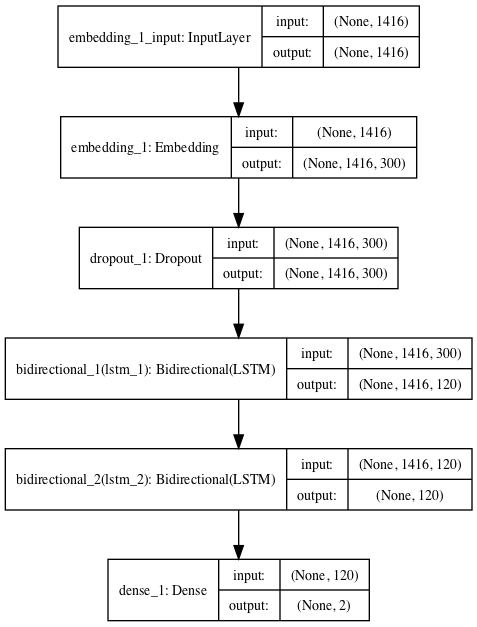

Recreate this plot in Python.
# max len = 56
from __future__ import absolute_import
from __future__ import print_function

import logging
import os
import sys

import numpy as np
import pandas as pd
from keras import Sequential
from keras.layers import Embedding, Dropout, Bidirectional, LSTM, Dense
from keras.utils import plot_model
from matplotlib import pyplot as plt
from tensorflow import keras

import pickle

# from keras.models import Model
# from keras.layers import Dense, Dropout, Embedding, LSTM, GRU, Bidirectional, Input, RepeatVector, Permute, TimeDistributed
# from keras.preprocessing import sequence

# from keras.utils import np_utils

# maxlen = 56
batch_size = 100
nb_epoch = 10
hidden_dim = 120

kernel_size = 3
nb_filter = 60

test = pd.read_csv("corpus/imdb/testData.tsv", header=0,
                   delimiter="\t", quoting=3)


def get_idx_from_sent(sent, word_idx_map):
    """
    Transforms sentence into a list of indices. Pad with zeroes.
    """
    x = []
    words = sent.split()
    for word in words:
        if word in word_idx_map:
            x.append(word_idx_map[word])
        else:
            x.append(1)

    return x


def make_idx_data(revs, word_idx_map, maxlen=60):
    """
    Transforms sentences into a 2-d matrix.
    """
    X_train, X_test, X_dev, y_train, y_dev = [], [], [], [], []
    for rev in revs:
        sent = get_idx_from_sent(rev['text'], word_idx_map)
        y = rev['y']

        if rev['split'] == 1:
            X_train.append(sent)
            y_train.append(y)
        elif rev['split'] == 0:
            X_dev.append(sent)
            y_dev.append(y)
        elif rev['split'] == -1:
            X_test.append(sent)

    X_train = keras.preprocessing.sequence.pad_sequences(np.array(X_train), maxlen=maxlen)
    X_dev = keras.preprocessing.sequence.pad_sequences(np.array(X_dev), maxlen=maxlen)
    X_test = keras.preprocessing.sequence.pad_sequences(np.array(X_test), maxlen=maxlen)
    # X_valid = sequence.pad_sequences(np.array(X_valid), maxlen=maxlen)
    y_train = keras.utils.to_categorical(np.array(y_train))
    y_dev = keras.utils.to_categorical(np.array(y_dev))
    # y_valid = np.array(y_valid)

    return [X_train, X_test, X_dev, y_train, y_dev]


if __name__ == '__main__':
    program = os.path.basename(sys.argv[0])
    logger = logging.getLogger(program)

    logging.basicConfig(format='%(asctime)s: %(levelname)s: %(message)s')
    logging.root.setLevel(level=logging.INFO)
    logger.info(r"running %s" % ''.join(sys.argv))

    logging.info('loading data...')
    # pickle_file = os.path.join('pickle', 'vader_movie_reviews_glove.pickle3')
    # pickle_file = sys.argv[1]
    pickle_file = os.path.join('pickle', 'imdb_train_val_test.pickle3')

    revs, W, word_idx_map, vocab, maxlen = pickle.load(open(pickle_file, 'rb'))
    logging.info('data loaded!')

    X_train, X_test, X_dev, y_train, y_dev = make_idx_data(revs, word_idx_map, maxlen=maxlen)

    n_train_sample = X_train.shape[0]
    logging.info("n_train_sample [n_train_sample]: %d" % n_train_sample)

    n_test_sample = X_test.shape[0]
    logging.info("n_test_sample [n_train_sample]: %d" % n_test_sample)

    len_sentence = X_train.shape[1]  # 200
    logging.info("len_sentence [len_sentence]: %d" % len_sentence)

    max_features = W.shape[0]
    logging.info("num of word vector [max_features]: %d" % max_features)

    num_features = W.shape[1]  # 400
    logging.info("dimension of word vector [num_features]: %d" % num_features)

    # Keras Model
    # this is the placeholder tensor for the input sequence
    model = Sequential()
    model.add(
        Embedding(input_dim=max_features, output_dim=num_features, input_length=maxlen, mask_zero=True, weights=[W],
                  trainable=False))
    # embedded = Embedding(input_dim=max_features, output_dim=num_features, input_length=maxlen, weights=[W], trainable=False) (sequence)
    model.add(Dropout(0.25))

    # bi-directional LSTM
    model.add(Bidirectional(LSTM(hidden_dim // 2, recurrent_dropout=0.25, return_sequences=True)))
    model.add(Bidirectional(LSTM(hidden_dim // 2, recurrent_dropout=0.25)))
    # 将多个LSTM堆叠
    # bi-directional GRU
    # hidden = Bidirectional(GRU(hidden_dim//2, returrent_dropout=0.25, return_sequences=True)) (embedded)
    # hidden = Bidirectional(GRU(hidden_dim//2, recurrent_dropout=0.25)) (hidden)
    # 将多个GRU堆叠
    model.add(Dense(2, activation='softmax'))

    model.compile(loss='categorical_crossentropy', optimizer='adam', metrics=['acc'])
    print('plot model...')

    plot_model(model, to_file='imdb_stacked_lstm.png')
    history = model.fit(X_train, y_train, validation_data=[X_dev, y_dev], batch_size=batch_size, epochs=nb_epoch)
    y_pred = model.predict(X_test, batch_size=batch_size)
    y_pred = np.argmax(y_pred, axis=1)

    result_output = pd.DataFrame(data={"id": test["id"], "sentiment": y_pred})

    # Use pandas to write the comma-separated output file
    # result_output.to_csv("./result/bi-lstm.csv", index=False, quoting=3)

    result_output.to_csv("./result/stacked-lstm.csv", index=False, quoting=3)
    score, acc = model.evaluate(X_dev, y_dev, batch_size=batch_size)

    print('Test score:', score)
    print('Test accuracy:', acc)
    plt.plot(history.history['acc'])
    plt.plot(history.history['val_acc'])
    plt.title('Model accuracy')
    plt.ylabel('Accuracy')
    plt.xlabel('Epoch')
    plt.legend(['Train', 'Test'], loc='upper left')
    plt.show()

    # 绘制训练 & 验证的损失值
    plt.plot(history.history['loss'])
    plt.plot(history.history['val_loss'])
    plt.title('Model loss')
    plt.ylabel('Loss')
    plt.xlabel('Epoch')
    plt.legend(['Train', 'Test'], loc='upper left')
    plt.show()
